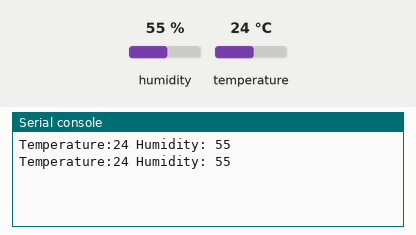
The program below on a simulated ESP32 board running MicroPython. Shown: the last lines printed to the serial console. Inputs (shaded band) come from the test bench; at power-on: humidity 55 %, temperature 24 °C.

Above: at 1.2 s.
1.3 s: humidity set to 22 %
At 2.6 s:
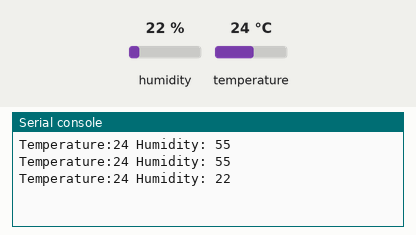
2.8 s: temperature set to 12 °C
At 3.6 s:
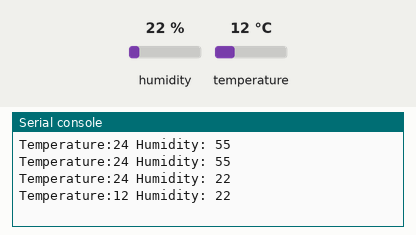
4.3 s: humidity set to 40 %
At 5.6 s:
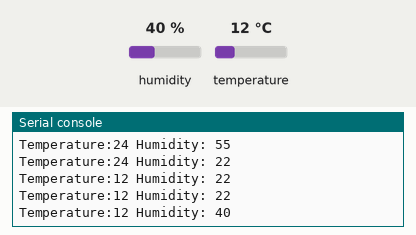
Timing chart, 0 to 7.3 s (numbered marks = the images above; inputs shaded):
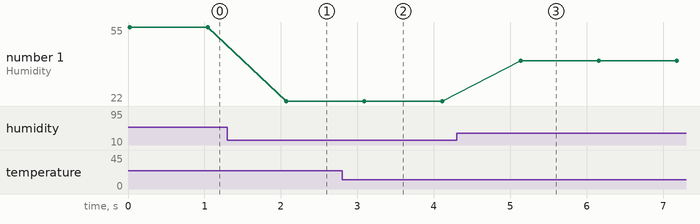

The program:

01-read_temp_hum.py
```python
#Import Library
from machine import Pin
from dht import DHT11
from time import sleep

#Pin Setup
dht_pin = DHT11(Pin(13))

while True :
    #Start measuring temperature/humidity
    dht_pin.measure()

    temperature = dht_pin.temperature()
    humidity = dht_pin.humidity()

    print("Temperature:{} Humidity: {}" .format(temperature,humidity))
    sleep(1)
```

Measured:
- after the input at 1.3 s, the serial console: prints a new line after 0.77 s (image 1)
- after the input at 2.8 s, the serial console: prints a new line after 0.29 s (image 2)
- after the input at 4.3 s, the serial console: prints a new line after 0.84 s (image 3)
- plotted number 1: 55 → 22 after the input at 1.3 s, 22 → 40 after the input at 4.3 s
